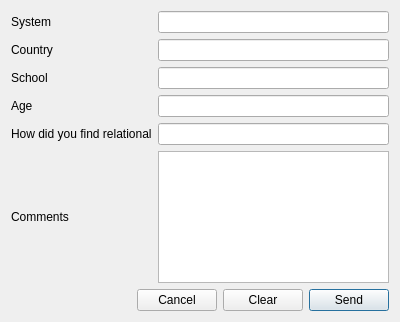
<ui version="4.0" >
 <class>Form</class>
 <widget class="QWidget" name="Form" >
  <property name="geometry" >
   <rect>
    <x>0</x>
    <y>0</y>
    <width>400</width>
    <height>322</height>
   </rect>
  </property>
  <property name="windowTitle" >
   <string>Survey</string>
  </property>
  <property name="locale" >
   <locale country="UnitedStates" language="English" />
  </property>
  <layout class="QVBoxLayout" name="verticalLayout" >
   <item>
    <layout class="QGridLayout" name="formLayout" >
     <item row="0" column="1" >
      <widget class="QLineEdit" name="txtSystem" />
     </item>
     <item row="1" column="0" >
      <widget class="QLabel" name="label" >
       <property name="locale" >
        <locale country="UnitedStates" language="English" />
       </property>
       <property name="text" >
        <string>Country</string>
       </property>
       <property name="buddy" >
        <cstring>txtCountry</cstring>
       </property>
      </widget>
     </item>
     <item row="1" column="1" >
      <widget class="QLineEdit" name="txtCountry" />
     </item>
     <item row="2" column="0" >
      <widget class="QLabel" name="label_2" >
       <property name="locale" >
        <locale country="UnitedStates" language="English" />
       </property>
       <property name="text" >
        <string>School</string>
       </property>
       <property name="buddy" >
        <cstring>txtSchool</cstring>
       </property>
      </widget>
     </item>
     <item row="2" column="1" >
      <widget class="QLineEdit" name="txtSchool" />
     </item>
     <item row="3" column="0" >
      <widget class="QLabel" name="label_3" >
       <property name="locale" >
        <locale country="UnitedStates" language="English" />
       </property>
       <property name="text" >
        <string>Age</string>
       </property>
       <property name="buddy" >
        <cstring>txtAge</cstring>
       </property>
      </widget>
     </item>
     <item row="3" column="1" >
      <widget class="QLineEdit" name="txtAge" />
     </item>
     <item row="4" column="0" >
      <widget class="QLabel" name="label_4" >
       <property name="locale" >
        <locale country="UnitedStates" language="English" />
       </property>
       <property name="text" >
        <string>How did you find relational</string>
       </property>
       <property name="buddy" >
        <cstring>txtFind</cstring>
       </property>
      </widget>
     </item>
     <item row="4" column="1" >
      <widget class="QLineEdit" name="txtFind" />
     </item>
     <item row="0" column="0" >
      <widget class="QLabel" name="label_5" >
       <property name="locale" >
        <locale country="UnitedStates" language="English" />
       </property>
       <property name="text" >
        <string>System</string>
       </property>
       <property name="buddy" >
        <cstring>txtSystem</cstring>
       </property>
      </widget>
     </item>
     <item row="5" column="0" >
      <widget class="QLabel" name="label_6" >
       <property name="text" >
        <string>Comments</string>
       </property>
       <property name="buddy" >
        <cstring>txtComments</cstring>
       </property>
      </widget>
     </item>
     <item row="5" column="1" >
      <widget class="QTextEdit" name="txtComments" >
       <property name="tabChangesFocus" >
        <bool>true</bool>
       </property>
      </widget>
     </item>
    </layout>
   </item>
   <item>
    <layout class="QHBoxLayout" name="horizontalLayout" >
     <item>
      <spacer name="horizontalSpacer" >
       <property name="orientation" >
        <enum>Qt::Horizontal</enum>
       </property>
       <property name="sizeHint" stdset="0" >
        <size>
         <width>40</width>
         <height>20</height>
        </size>
       </property>
      </spacer>
     </item>
     <item>
      <widget class="QPushButton" name="cmdCancel" >
       <property name="text" >
        <string>Cancel</string>
       </property>
      </widget>
     </item>
     <item>
      <widget class="QPushButton" name="cmdClear" >
       <property name="text" >
        <string>Clear</string>
       </property>
      </widget>
     </item>
     <item>
      <widget class="QPushButton" name="cmdSend" >
       <property name="text" >
        <string>Send</string>
       </property>
       <property name="default" >
        <bool>true</bool>
       </property>
      </widget>
     </item>
    </layout>
   </item>
  </layout>
 </widget>
 <tabstops>
  <tabstop>txtSystem</tabstop>
  <tabstop>txtCountry</tabstop>
  <tabstop>txtSchool</tabstop>
  <tabstop>txtAge</tabstop>
  <tabstop>txtFind</tabstop>
  <tabstop>txtComments</tabstop>
  <tabstop>cmdSend</tabstop>
  <tabstop>cmdClear</tabstop>
  <tabstop>cmdCancel</tabstop>
 </tabstops>
 <resources/>
 <connections>
  <connection>
   <sender>cmdCancel</sender>
   <signal>clicked()</signal>
   <receiver>Form</receiver>
   <slot>close()</slot>
   <hints>
    <hint type="sourcelabel" >
     <x>228</x>
     <y>294</y>
    </hint>
    <hint type="destinationlabel" >
     <x>180</x>
     <y>319</y>
    </hint>
   </hints>
  </connection>
  <connection>
   <sender>cmdClear</sender>
   <signal>clicked()</signal>
   <receiver>txtComments</receiver>
   <slot>clear()</slot>
   <hints>
    <hint type="sourcelabel" >
     <x>288</x>
     <y>298</y>
    </hint>
    <hint type="destinationlabel" >
     <x>291</x>
     <y>248</y>
    </hint>
   </hints>
  </connection>
  <connection>
   <sender>cmdClear</sender>
   <signal>clicked()</signal>
   <receiver>txtFind</receiver>
   <slot>clear()</slot>
   <hints>
    <hint type="sourcelabel" >
     <x>270</x>
     <y>294</y>
    </hint>
    <hint type="destinationlabel" >
     <x>284</x>
     <y>153</y>
    </hint>
   </hints>
  </connection>
  <connection>
   <sender>cmdClear</sender>
   <signal>clicked()</signal>
   <receiver>txtAge</receiver>
   <slot>clear()</slot>
   <hints>
    <hint type="sourcelabel" >
     <x>269</x>
     <y>299</y>
    </hint>
    <hint type="destinationlabel" >
     <x>257</x>
     <y>123</y>
    </hint>
   </hints>
  </connection>
  <connection>
   <sender>cmdClear</sender>
   <signal>clicked()</signal>
   <receiver>txtSchool</receiver>
   <slot>clear()</slot>
   <hints>
    <hint type="sourcelabel" >
     <x>310</x>
     <y>299</y>
    </hint>
    <hint type="destinationlabel" >
     <x>317</x>
     <y>87</y>
    </hint>
   </hints>
  </connection>
  <connection>
   <sender>cmdClear</sender>
   <signal>clicked()</signal>
   <receiver>txtCountry</receiver>
   <slot>clear()</slot>
   <hints>
    <hint type="sourcelabel" >
     <x>298</x>
     <y>303</y>
    </hint>
    <hint type="destinationlabel" >
     <x>326</x>
     <y>47</y>
    </hint>
   </hints>
  </connection>
  <connection>
   <sender>cmdClear</sender>
   <signal>clicked()</signal>
   <receiver>txtSystem</receiver>
   <slot>clear()</slot>
   <hints>
    <hint type="sourcelabel" >
     <x>287</x>
     <y>303</y>
    </hint>
    <hint type="destinationlabel" >
     <x>302</x>
     <y>18</y>
    </hint>
   </hints>
  </connection>
  <connection>
   <sender>txtSystem</sender>
   <signal>returnPressed()</signal>
   <receiver>txtCountry</receiver>
   <slot>setFocus()</slot>
   <hints>
    <hint type="sourcelabel" >
     <x>213</x>
     <y>22</y>
    </hint>
    <hint type="destinationlabel" >
     <x>224</x>
     <y>52</y>
    </hint>
   </hints>
  </connection>
  <connection>
   <sender>txtCountry</sender>
   <signal>returnPressed()</signal>
   <receiver>txtSchool</receiver>
   <slot>setFocus()</slot>
   <hints>
    <hint type="sourcelabel" >
     <x>268</x>
     <y>54</y>
    </hint>
    <hint type="destinationlabel" >
     <x>276</x>
     <y>89</y>
    </hint>
   </hints>
  </connection>
  <connection>
   <sender>txtSchool</sender>
   <signal>returnPressed()</signal>
   <receiver>txtAge</receiver>
   <slot>setFocus()</slot>
   <hints>
    <hint type="sourcelabel" >
     <x>355</x>
     <y>85</y>
    </hint>
    <hint type="destinationlabel" >
     <x>358</x>
     <y>118</y>
    </hint>
   </hints>
  </connection>
  <connection>
   <sender>txtAge</sender>
   <signal>returnPressed()</signal>
   <receiver>txtFind</receiver>
   <slot>setFocus()</slot>
   <hints>
    <hint type="sourcelabel" >
     <x>375</x>
     <y>123</y>
    </hint>
    <hint type="destinationlabel" >
     <x>375</x>
     <y>156</y>
    </hint>
   </hints>
  </connection>
  <connection>
   <sender>txtFind</sender>
   <signal>returnPressed()</signal>
   <receiver>txtComments</receiver>
   <slot>setFocus()</slot>
   <hints>
    <hint type="sourcelabel" >
     <x>332</x>
     <y>154</y>
    </hint>
    <hint type="destinationlabel" >
     <x>335</x>
     <y>200</y>
    </hint>
   </hints>
  </connection>
  <connection>
   <sender>cmdSend</sender>
   <signal>clicked()</signal>
   <receiver>Form</receiver>
   <slot>send()</slot>
   <hints>
    <hint type="sourcelabel" >
     <x>381</x>
     <y>309</y>
    </hint>
    <hint type="destinationlabel" >
     <x>396</x>
     <y>320</y>
    </hint>
   </hints>
  </connection>
 </connections>
 <slots>
  <slot>send()</slot>
 </slots>
</ui>
